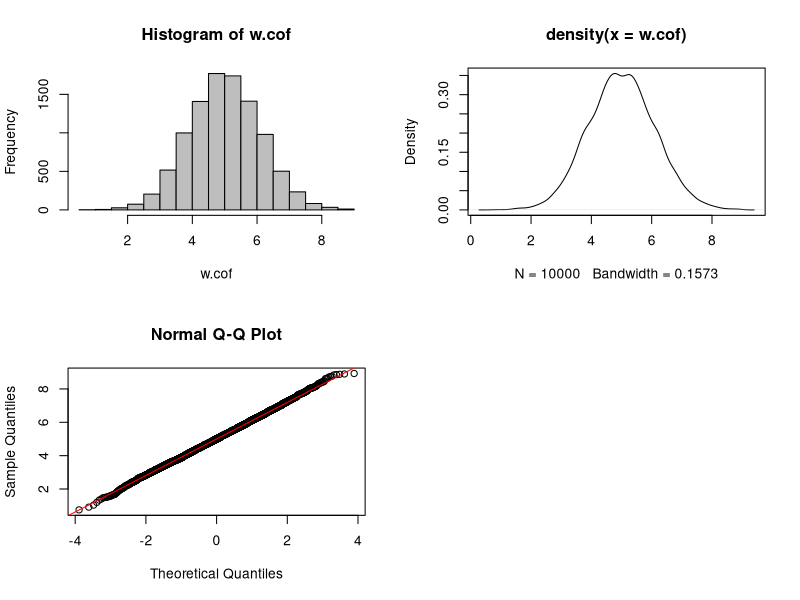
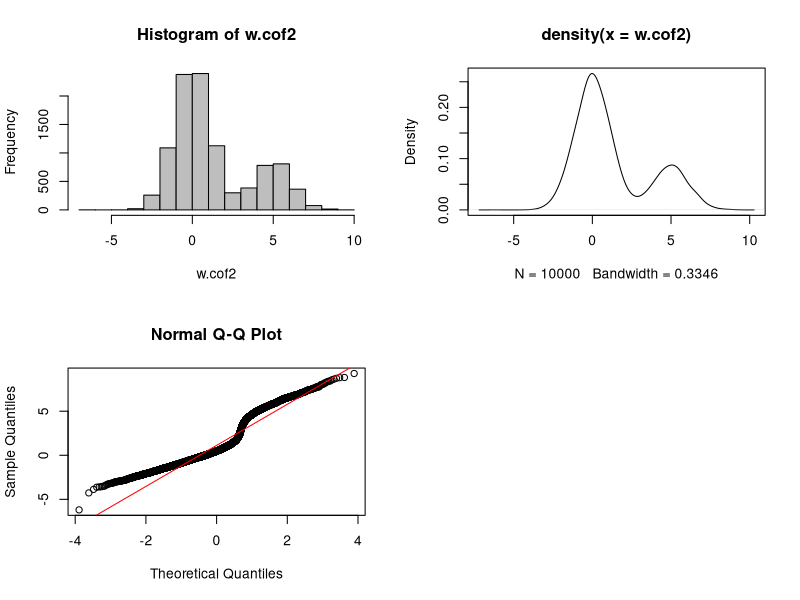

Generate these figures, in order, with R: (Note: this script raises an error after producing the figures.)
## ---- chunk 1
## Create the simulated data
m = 50
n = 10000
nc = 1000 #negative controls without treatment effects
p = 1
k = 1
ctl = rep(FALSE, n)
ctl[1:nc] = TRUE
# treatment effect
X = matrix(c(rep(0,floor(m/2)), rep(1,ceiling(m/2))), m, p)
beta = matrix(rnorm(p*n,5,1), p, n) #treatment coefficients
beta[,ctl] = 0
# batch effect
W = as.matrix(rep(0,m),m,k)
W[c(1:12,38:50),1] =  1
alpha = matrix(rnorm(k*n,5,1),k,n)
Y_alpha = sapply(alpha, function(alpha){rnorm(m, mean =  alpha, abs(rnorm(1, mean = 0, sd = 2)))})
YY_alpha = apply(Y_alpha,2,function(x){x*W})

epsilon = matrix(rnorm(m*n,0,1),m,n)
Y = X%*%beta + YY_alpha + epsilon


# estimate batch coefficient for each OTU
w.cof = c()
for(i in 1:ncol(Y)){
  res = lm(Y[,i] ~ X + W)
  sum.res = summary(res)
  w.cof[i] = sum.res$coefficients[3,1]
}

par(mfrow=c(2,2))
hist(w.cof,col = 'gray')
plot(density(w.cof))
qqnorm(w.cof)
qqline(w.cof, col='red')
par(mfrow=c(1,1))
## ---- chunk 2

## Create the simulated data
m = 50
n = 10000
nc = 1000 #negative controls without treatment effects
p = 1
k = 1
ctl = rep(FALSE, n)
ctl[1:nc] = TRUE
# treatment effect
X = matrix(c(rep(0,floor(m/2)), rep(1,ceiling(m/2))), m, p)
beta = matrix(rnorm(p*n,5,1), p, n) #treatment coefficients
beta[,ctl] = 0
# batch effect
W = as.matrix(rep(0,m),m,k)
W[c(1:12,38:50),1] =  1
alpha2 = matrix(sample(c(rnorm(k*(3*n/4),0,1),rnorm(k*(n/4),5,1)),n),k,n)
Y_alpha2 = sapply(alpha2, function(alpha){rnorm(m, mean =  alpha, sd = abs(rnorm(1, mean = 0, sd = 2)) )})
YY_alpha2 = apply(Y_alpha2,2,function(x){x*W})

epsilon = matrix(rnorm(m*n,0,1),m,n)
Y2 = X%*%beta + YY_alpha2 + epsilon




w.cof2 = c()
for(i in 1:ncol(Y2)){
  res = lm(Y2[,i] ~ X + W)
  sum.res = summary(res)
  w.cof2[i] = sum.res$coefficients[3,1]
}

par(mfrow=c(2,2))
hist(w.cof2,col = 'gray')
plot(density(w.cof2))
qqnorm(w.cof2)
qqline(w.cof2, col='red')
par(mfrow=c(1,1))
## ---- chunk 3
sponge.b.cof = c()
for(i in 1:ncol(sponge.tss.clr)){
  res = lm(sponge.tss.clr[,i] ~ sponge.trt + sponge.batch)
  sum.res = summary(res)
  sponge.b.cof[i] = sum.res$coefficients[3,1]
}

par(mfrow=c(2,2))
hist(sponge.b.cof,col = 'gray')
plot(density(sponge.b.cof))
qqnorm(sponge.b.cof)
qqline(sponge.b.cof, col='red')
par(mfrow=c(1,1))
## ---- chunk 4
ad.b.cof = c()
ad.batch.relevel = relevel(ad.batch, '01/07/2016')
for(i in 1:ncol(ad.tss.clr)){
  res = lm(ad.tss.clr[,i] ~ ad.trt + ad.batch.relevel)
  sum.res = summary(res)
  ad.b.cof[i] = sum.res$coefficients[4,1]
}

par(mfrow=c(2,2))
hist(ad.b.cof,col = 'gray')
plot(density(ad.b.cof))
qqnorm(ad.b.cof)
qqline(ad.b.cof, col='red')
par(mfrow=c(1,1))
